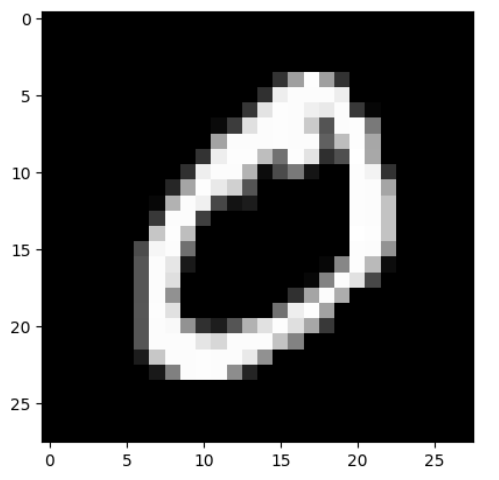
#> input picture attachments/MNIST_example.png, 499 x 480 px
$ python -i ImageProcessor.py   (imports and definitions only)
#> lines starting #> are read from the running program, lines starting #| are printed output that depends on the picture; after the words box and inside, x2 and y2 are one past the last pixel; in counts of white or black regions, pixels touching at a corner belong together
#!/opt/homebrew/bin/python3
"""
Name: ImageProcessor.py
Purpose: To process images before implementation in the Gaussian Naïve Bayes classifier
"""

__author__ = "Ojas Chaturvedi"
__github__ = "github.com/ojas-chaturvedi"
__license__ = "MIT"


# Import necessary libraries
import cv2
import numpy as np
from scipy import ndimage
import math


class ImageProcessor:
    def __init__(self: object, image_path) -> None:
        # Initialize the image processor with the path to the image to be processed
        self.image_path = image_path

    def process(self: object) -> np.ndarray:
        # Load the image in grayscale
        image = cv2.imread(self.image_path, cv2.IMREAD_GRAYSCALE)
#> image is the input picture: shape (480, 499); min 0, max 255, mean 86.3

        # Resize and invert the image to a 20x20 pixel size for uniformity with training data
        image = cv2.resize(255 - image, (20, 20), interpolation=cv2.INTER_AREA)
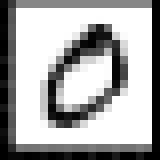
#> image: shape (20, 20) (shown 8 times larger); min 0, max 255, mean 168.7

        # Apply thresholding to convert the grayscale image to binary (black and white)
        _, image = cv2.threshold(image, 128, 255, cv2.THRESH_BINARY + cv2.THRESH_OTSU)
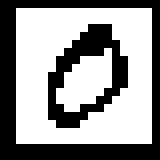
#> image: shape (20, 20) (shown 8 times larger); 58.5% white; 2 black regions, box (x1, y1, x2, y2) and area: (0, 0, 20, 20) 111, (6, 3, 16, 16) 55

        # Remove any empty (black) borders to center the digit
        image = self.trim_empty_borders(image)

        # Calculate the best shift to center the digit within the image
        shift_x, shift_y = self.calculate_best_shift(image)
        image = self.shift_image(image, shift_x, shift_y)

        # Normalize the pixel values to the range [0, 1]
        image = image / 255.0

        # Reshape the image to a 1D array to match the model's input requirements
        image = image.reshape(-1)

        return image

    def trim_empty_borders(self: object, image) -> np.ndarray:
        # Remove empty borders around the digit to reduce noise and improve classification accuracy
        while np.sum(image[0]) == 0:
            image = image[1:]
#> this loop made 1 pass

        while np.sum(image[:, 0]) == 0:
            image = np.delete(image, 0, 1)
#> this loop made 2 passes

        while np.sum(image[-1]) == 0:
            image = image[:-1]

        while np.sum(image[:, -1]) == 0:
            image = np.delete(image, -1, 1)

        # Resize the image to maintain a standard size
        rows, cols = image.shape
#> rows = 17; cols = 17
        if rows > cols:
            factor = 20.0 / rows
            rows = 20
            cols = int(round(cols * factor))
        else:
            factor = 20.0 / cols
#> factor = 1.18
            cols = 20
            rows = int(round(rows * factor))
#> rows = 20
        image = cv2.resize(image, (cols, rows))
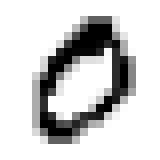
#> image: shape (20, 20) (shown 8 times larger); min 0, max 255, mean 206.3

        # Add padding to ensure the image is 28x28 pixels
        col_padding = (
            int(math.ceil((28 - cols) / 2.0)),
            int(math.floor((28 - cols) / 2.0)),
        )
        row_padding = (
            int(math.ceil((28 - rows) / 2.0)),
            int(math.floor((28 - rows) / 2.0)),
        )
#> row_padding = (4, 4)
        image = np.pad(image, (row_padding, col_padding), "constant")
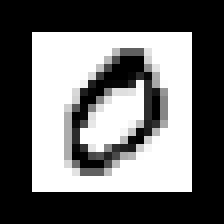
#> image: shape (28, 28) (shown 8 times larger); min 0, max 255, mean 105.3

        return image

    def calculate_best_shift(self: object, image) -> np.int64:
        # Calculate the optimal shift to center the digit based on its center of mass
        center_y, center_x = ndimage.center_of_mass(image)
#> center_y = 13.56; center_x = 13.4
        rows, cols = image.shape
#> rows = 28; cols = 28
        shift_x = np.round(cols / 2.0 - center_x).astype(int)
#> shift_x = 1
        shift_y = np.round(rows / 2.0 - center_y).astype(int)
#> shift_y = 0
#> in process, `shift_x, shift_y = self.calculate_best_shift(image)`: shift_x = 1; shift_y = 0

        return shift_x, shift_y

    def shift_image(self: object, image, shift_x, shift_y) -> np.ndarray:
        # Apply the calculated shift to the image to center the digit
#> called with shift_x = 1, shift_y = 0
        rows, cols = image.shape
#> rows = 28; cols = 28
        transformation_matrix = np.float32([[1, 0, shift_x], [0, 1, shift_y]])
#> transformation_matrix = [[1, 0, 1], [0, 1, 0]]
        shifted_image = cv2.warpAffine(image, transformation_matrix, (cols, rows))
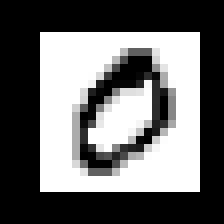
#> shifted_image: shape (28, 28) (shown 8 times larger); min 0, max 255, mean 105.3
        return shifted_image


def main() -> None:
    # Implementation of image processor in ./predict_digit_images.py
    pass


# [2 lines not run here, left out]

>>> result = ImageProcessor('attachments/MNIST_example.png').process()
#> in process, `image = image.reshape(-1)`: image = 784 values, max 1 at index 117, min 0 at index 0, mean 0.413
#> result has the same summary as image in process
